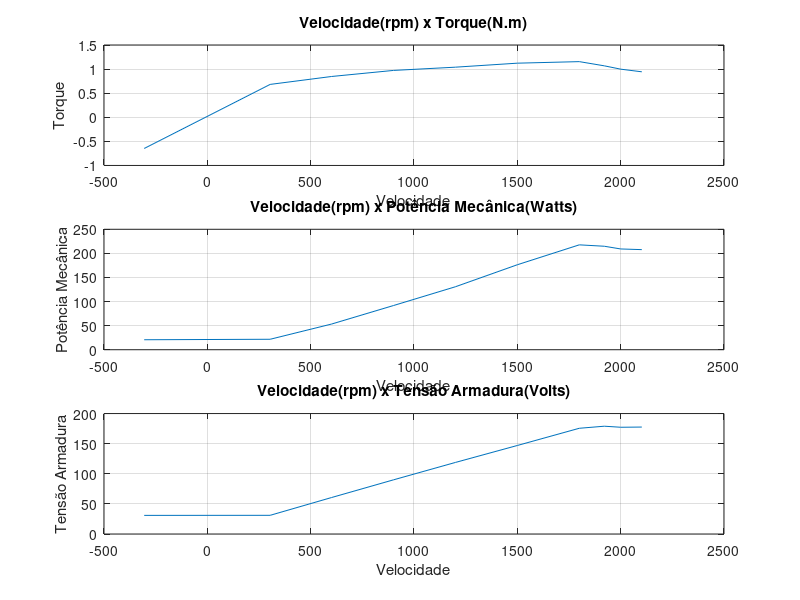

Reproduce this figure in MATLAB. (Note: this script raises an error after producing the figure.)
clc
clear 
close all

% declara parâmetros experimentais
Ra = 3.1;
parametros_entrada = [
    33.0 0.67 180 0.26 -305.5;
    33.2 0.70 180 0.27 304;
    63.3 0.88 180 0.27 601.2;
    93.1 1.02 180 0.27 900.8;
    122.2 1.1 180 0.27 1200.1;
    150.7 1.2 180 0.27 1500;
    179.4 1.24 180 0.27 1799.8;
    182.7 1.2 160.3 0.24 1921;
    180.9 1.18 143.3 0.21 2000.3;
    181.2 1.17 129.7 0.19 2102.3;
    ];

parametros_calculados = [];
% calcula parametros para cada linha do DT parametros_entrada
for row=1:size(parametros_entrada,1)

    Va = parametros_entrada(row,1);
    Ia = parametros_entrada(row,2);
    w_rpm = parametros_entrada(row,5);
    Ea = Va-Ra*Ia;
    Pm = Ea*Ia;
    w_SI = (2*pi*w_rpm)/60;
    Tm = Pm/w_SI;
    current_row = [Ea Pm Tm];
    parametros_calculados = [parametros_calculados;current_row];
end

tabela_completa = [parametros_entrada parametros_calculados];
tensao_Va = tabela_completa(:,1);
corrente_Ia = tabela_completa(:,2);
tensao_Vf = tabela_completa(:,3);
corrente_If = tabela_completa(:,4);
velocidade = tabela_completa(:,5);
tensao_armadura = tabela_completa(:,6);
potencia_mecanica = tabela_completa(:,7);
torque = tabela_completa(:,8);

% Gera gráficos e tabela final
figure
subplot (3,2,[1,2]);   
plot(velocidade,torque)
grid on
title ('Velocidade(rpm) x Torque(N.m)');                                                       
ylabel('Torque');     
xlabel('Velocidade');  
subplot (3,2,[3,4]); 
plot(velocidade,potencia_mecanica)
grid on
title ('Velocidade(rpm) x Potência Mecânica(Watts)');                                                       
ylabel('Potência Mecânica');     
xlabel('Velocidade');
subplot (3,2,[5,6]); 
plot(velocidade,tensao_armadura)
grid on
title ('Velocidade(rpm) x Tensão Armadura(Volts)');                                                       
ylabel('Tensão Armadura');     
xlabel('Velocidade');

titulo = ["Va(V)",'Ia(A)','Vf(V)','If(A)','Velocidade(rpm)','Tensão Armadura(V)','Potência Mecânica(W)','Torque(N.m)']; 

T = table( ...
    tensao_Va, ...
    corrente_Ia, ...
    tensao_Vf, ...
    corrente_If, ...
    velocidade, ...
    tensao_armadura, ...
    potencia_mecanica, ...
    torque,'VariableNames',titulo);

uitable(uifigure,'Data',T);




